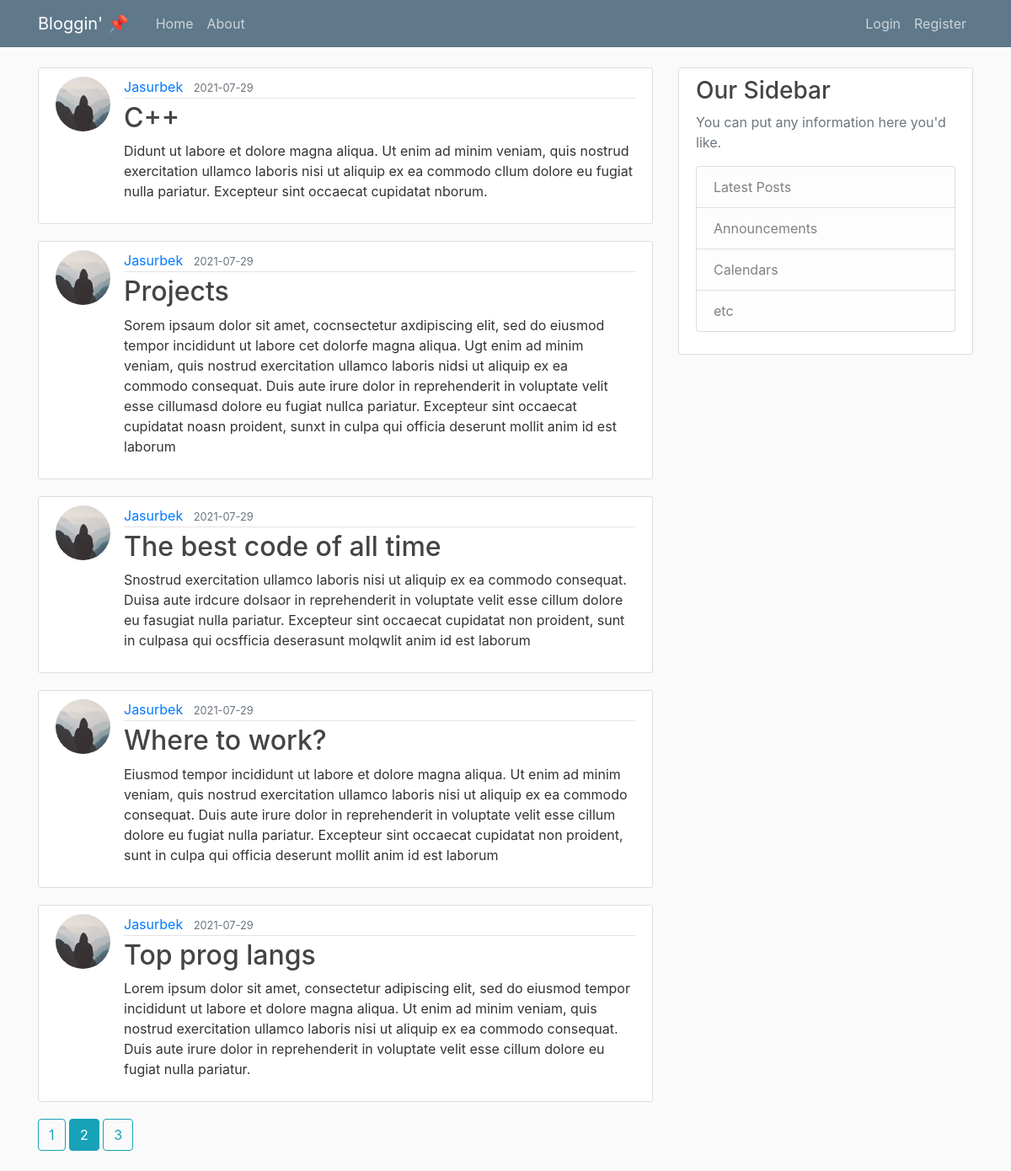
The page /home?page=2 on the database its author committed.
### main_flask/models.py (models this page shows, shortened)
class Post(db.Model):
    id = db.Column(db.Integer, primary_key=True)
    title = db.Column(db.String(100), nullable=False)
    date_posted = db.Column(db.DateTime, nullable=False,
                            default=datetime.utcnow)
    content = db.Column(db.Text, nullable=False)
    user_id = db.Column(db.Integer, db.ForeignKey('user.id'), nullable=False)

class User(db.Model, UserMixin):
    id = db.Column(db.Integer, primary_key=True)
    username = db.Column(db.String(20), unique=True, nullable=False)
    email = db.Column(db.String(120), unique=True, nullable=False)
    image_file = db.Column(db.String(20), nullable=False,
                           default='default.jpg')
    password = db.Column(db.String(60), nullable=False)
    posts = db.relationship('Post', backref='author', lazy=True)

### main_flask/main/routes.py (the view)
@main.route("/")
@main.route("/home")  # two routes are available for the same page
def home():
    page = request.args.get('page', 1, type=int)
    posts = Post.query.order_by(Post.date_posted.desc()).paginate(page = page ,per_page = 5)
    return render_template('home_temp.html', posts=posts)

### main_flask/templates/home_temp.html
{% extends "layout.html" %}
{% block content %}
    {% for post in posts.items %}
        <article class="media content-section">
          <img class = "rounded-circle article-img" src = "{{ url_for('static', filename = 'profile_pics/' + post.author.image_file ) }}">
            <div class="media-body">
              <div class="article-metadata">
                <a class="mr-2" href="{{ url_for('users.user_posts', username=post.author.username) }}">{{ post.author.username }}</a>
                <small class="text-muted">{{ post.date_posted.strftime('%Y-%m-%d')}}</small>
              </div>
              <h2><a class="article-title" href="{{ url_for('posts.post', post_id = post.id) }}">{{ post.title }}</a></h2>
              <p class="article-content">{{ post.content }}</p>
            </div>
        </article>
    {% endfor %}
    {% for page_num in posts.iter_pages(left_edge=1, right_edge = 1, left_current = 1, right_current =2) %}
      {% if page_num %}
        {% if posts.page == page_num %}
            <a class = "btn btn-info mb-4" href="{{url_for('main.home', page=page_num)}}">{{ page_num }}</a>
        {% else %}
            <a class = "btn btn-outline-info mb-4" href="{{url_for('main.home', page=page_num)}}">{{ page_num }}</a>
        {% endif %}
      {% else %}
        ...
      {% endif %}
    {% endfor %}
{% endblock content %}

### main_flask/static/main.css (style rules this page uses)
body { background: #fafafa; color: #333333; margin-top: 5rem; }
h1, h2, h3, h4, h5, h6 { color: #444444; }
.content-section { background: #ffffff; padding: 10px 20px; border: 1px solid #dddddd; border-radius: 3px; margin-bottom: 20px; }
.article-title { color: #444444; }
.article-content { white-space: pre-line; }
.article-img { height: 65px; width: 65px; margin-right: 16px; }
.article-metadata { padding-bottom: 1px; margin-bottom: 4px; border-bottom: 1px solid #e3e3e3; }

### rows shown on the page
Post: image_file (placeholder picture), author.username "Jasurbek", date_posted "2021-07-29", title "C++", content "Didunt ut labore et dolore magna aliqua. Ut enim ad minim veniam, quis nostrud exercitation ullamco laboris nisi ut aliquip ex ea commodo cllum dolore eu fugiat nulla pariatur. Excepteur sint occaecat cupidatat nborum."
Post: image_file (placeholder picture), author.username "Jasurbek", date_posted "2021-07-29", title "Projects", content "Sorem ipsaum dolor sit amet, cocnsectetur axdipiscing elit, sed do eiusmod tempor incididunt ut labore cet dolorfe magna aliqua. Ugt enim ad minim veniam, quis nostrud exercitation ullamco laboris nidsi ut aliquip ex ea commodo consequat. Duis aute irure dolor in reprehenderit in voluptate velit esse cillumasd dolore eu fugiat nullca pariatur. Excepteur sint occaecat cupidatat noasn proident, sunxt in culpa qui officia deserunt mollit anim id est laborum"
Post: image_file (placeholder picture), author.username "Jasurbek", date_posted "2021-07-29", title "The best code of all time", content "Snostrud exercitation ullamco laboris nisi ut aliquip ex ea commodo consequat. Duisa aute irdcure dolsaor in reprehenderit in voluptate velit esse cillum dolore eu fasugiat nulla pariatur. Excepteur sint occaecat cupidatat non proident, sunt in culpasa qui ocsfficia deserasunt molqwlit anim id est laborum"
Post: image_file (placeholder picture), author.username "Jasurbek", date_posted "2021-07-29", title "Where to work?", content "Eiusmod tempor incididunt ut labore et dolore magna aliqua. Ut enim ad minim veniam, quis nostrud exercitation ullamco laboris nisi ut aliquip ex ea commodo consequat. Duis aute irure dolor in reprehenderit in voluptate velit esse cillum dolore eu fugiat nulla pariatur. Excepteur sint occaecat cupidatat non proident, sunt in culpa qui officia deserunt mollit anim id est laborum"
Post: image_file (placeholder picture), author.username "Jasurbek", date_posted "2021-07-29", title "Top prog langs", content "Lorem ipsum dolor sit amet, consectetur adipiscing elit, sed do eiusmod tempor incididunt ut labore et dolore magna aliqua. Ut enim ad minim veniam, quis nostrud exercitation ullamco laboris nisi ut aliquip ex ea commodo consequat. Duis aute irure dolor in reprehenderit in voluptate velit esse cillum dolore eu fugiat nulla pariatur."

### other values the page prints
{{ page_num }} "1" "3"
{{ page_num }} "2"
